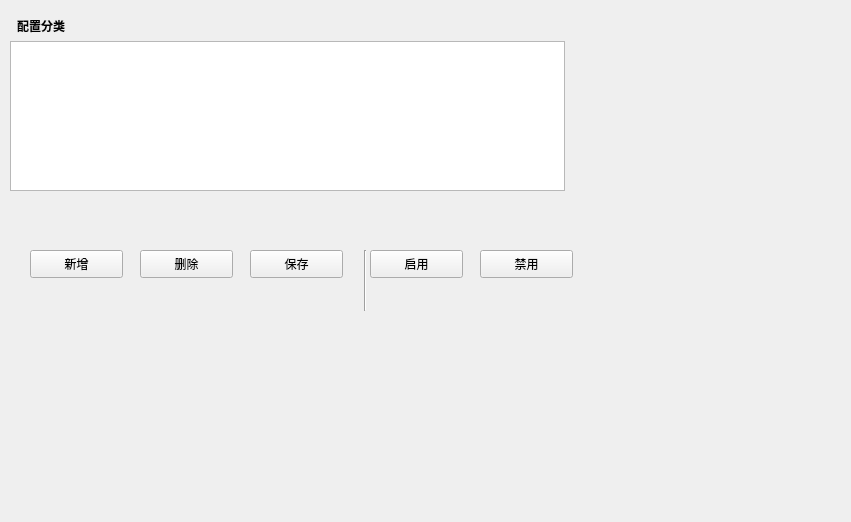
<?xml version="1.0" encoding="UTF-8"?>
<ui version="4.0">
 <class>ConfigWindow</class>
 <widget class="QWidget" name="ConfigWindow">
  <property name="geometry">
   <rect>
    <x>0</x>
    <y>0</y>
    <width>851</width>
    <height>522</height>
   </rect>
  </property>
  <property name="windowTitle">
   <string>Config Window</string>
  </property>
  <widget class="QPushButton" name="addButton">
   <property name="geometry">
    <rect>
     <x>30</x>
     <y>250</y>
     <width>93</width>
     <height>28</height>
    </rect>
   </property>
   <property name="text">
    <string>新增</string>
   </property>
  </widget>
  <widget class="QPushButton" name="updateButton">
   <property name="geometry">
    <rect>
     <x>250</x>
     <y>250</y>
     <width>93</width>
     <height>28</height>
    </rect>
   </property>
   <property name="text">
    <string>保存</string>
   </property>
  </widget>
  <widget class="QPushButton" name="deleteButton">
   <property name="geometry">
    <rect>
     <x>140</x>
     <y>250</y>
     <width>93</width>
     <height>28</height>
    </rect>
   </property>
   <property name="text">
    <string>删除</string>
   </property>
  </widget>
  <widget class="QWidget" name="horizontalLayoutWidget">
   <property name="geometry">
    <rect>
     <x>10</x>
     <y>10</y>
     <width>561</width>
     <height>181</height>
    </rect>
   </property>
   <layout class="QHBoxLayout" name="layout_main">
    <item>
     <layout class="QVBoxLayout" name="layout_left">
      <item>
       <layout class="QHBoxLayout" name="horizontalLayout">
        <property name="leftMargin">
         <number>7</number>
        </property>
        <property name="topMargin">
         <number>7</number>
        </property>
        <item>
         <widget class="QLabel" name="label_title">
          <property name="font">
           <font>
            <weight>75</weight>
            <bold>true</bold>
           </font>
          </property>
          <property name="text">
           <string>配置分类</string>
          </property>
         </widget>
        </item>
       </layout>
      </item>
      <item>
       <layout class="QHBoxLayout" name="horizontalLayout_2">
        <item>
         <widget class="QTableView" name="tableView">
          <property name="editTriggers">
           <set>QAbstractItemView::DoubleClicked</set>
          </property>
          <property name="selectionBehavior">
           <enum>QAbstractItemView::SelectRows</enum>
          </property>
          <property name="showGrid">
           <bool>false</bool>
          </property>
          <property name="sortingEnabled">
           <bool>true</bool>
          </property>
          <property name="wordWrap">
           <bool>false</bool>
          </property>
         </widget>
        </item>
       </layout>
      </item>
     </layout>
    </item>
    <item>
     <widget class="QFrame" name="layout_right">
      <property name="frameShape">
       <enum>QFrame::NoFrame</enum>
      </property>
      <property name="frameShadow">
       <enum>QFrame::Raised</enum>
      </property>
     </widget>
    </item>
   </layout>
  </widget>
  <widget class="QPushButton" name="btn_enabled">
   <property name="geometry">
    <rect>
     <x>370</x>
     <y>250</y>
     <width>93</width>
     <height>28</height>
    </rect>
   </property>
   <property name="text">
    <string>启用</string>
   </property>
  </widget>
  <widget class="QPushButton" name="btn_disabled">
   <property name="geometry">
    <rect>
     <x>480</x>
     <y>250</y>
     <width>93</width>
     <height>28</height>
    </rect>
   </property>
   <property name="text">
    <string>禁用</string>
   </property>
  </widget>
  <widget class="Line" name="btn_line">
   <property name="geometry">
    <rect>
     <x>360</x>
     <y>250</y>
     <width>10</width>
     <height>61</height>
    </rect>
   </property>
   <property name="minimumSize">
    <size>
     <width>10</width>
     <height>0</height>
    </size>
   </property>
   <property name="maximumSize">
    <size>
     <width>10</width>
     <height>16777215</height>
    </size>
   </property>
   <property name="orientation">
    <enum>Qt::Vertical</enum>
   </property>
  </widget>
 </widget>
 <resources/>
 <connections/>
</ui>
